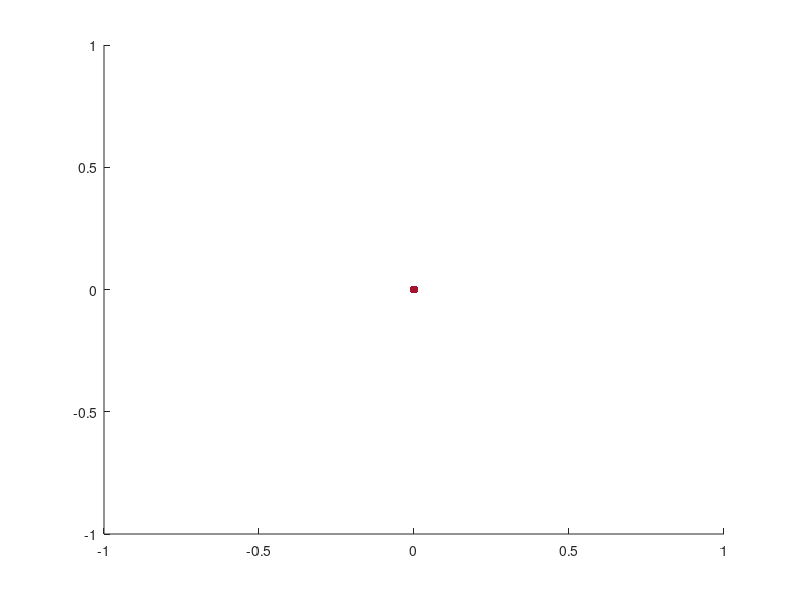

MATLAB code to generate this figure: (Note: this script raises an error after producing the figure.)
clear
clc

% mass
m = 0.25;
% initial speed
v0 = 20;
% resistance factor
k = 1/2 * 0.4 * 1.26 * pi*0.16^2/4;
% gravity acceleration
g = 9.8;
% short direction
theta = [10 20 30 40 50 60 70];
dt = 1/50;
time = 200;

color = ['r' 'g' 'b' 'c' 'm' 'y' 'k'];


for n = 1 : length(theta)
    x(n,1) = 0;
    y(n,1) = 0;
    vx(n,1) = v0*cosd(theta(n));
    vy(n,1) = v0*sind(theta(n));
    for t = 1 : time
        vx(n,t+1) = vx(n,t) - k*vx(n,t)/m*dt;
        vy(n,t+1) = vy(n,t) - g*dt - k*vy(n,t)/m*dt;
        x(n,t+1) = x(n,t) + (vx(n,t)+vx(n,t+1))/2*dt;
        y(n,t+1) = y(n,t) + (vy(n,t)+vy(n,t+1))/2*dt;
        if y(n,t+1) < 0
            y(n,t+1) = 0;
            x(n,t+1) = x(n,t) + (vx(n,t)+vx(n,t+1))/2 * -y(n,t)/(vy(n,t)+vy(n,t+1))*2;
            vx(n,t+1) = 0;
            vy(n,t+1) = 0;
        end
    end
end


for t = 1: time
    clc
    disp(['Now writing... flame:',num2str(t),'/',num2str(time),', rate:',num2str(fix(t/time*100)),'%'])
    fig = figure('visible','off');
    hold on
    for n = 1 : length(theta)
        p(n) = plot(x(n,1:t),y(n,1:t));
    end
    for n = 1 : length(theta)
        s(n) = scatter(x(n,t),y(n,t),'filled');
    end
    for n = 1 : length(theta)
        p(n).Color = color(n);
        s(n).MarkerFaceColor = color(n);
    end
    xlim([0 max(max(x))])
    ylim([0 max(max(y))])
    title('distance depending on injection angle')
    xlabel('horizontal displacement[m]')
    ylabel('vertical displacement[m]')
    legend('\theta=10^\circ','\theta=20^\circ','\theta=30^\circ','\theta=40^\circ', ...
    '\theta=50^\circ','\theta=60^\circ','\theta=70^\circ')
    saveas(fig,append('figure/throwing_',sprintf('%04d',t),'.png'))
end


output = VideoWriter('throwing.mp4','MPEG-4');
output.FrameRate = 10;
output.Quality = 100;
open(output)

for t = 1 : time
    clc
    disp(['Now encoding... flame:',num2str(t),'/',num2str(time),', rate:',num2str(fix(t/time*100)),'%'])
    image = imread(append('figure/throwing_',sprintf('%04d',t),'.png'));
    writeVideo(output,image)
end
close(output)

